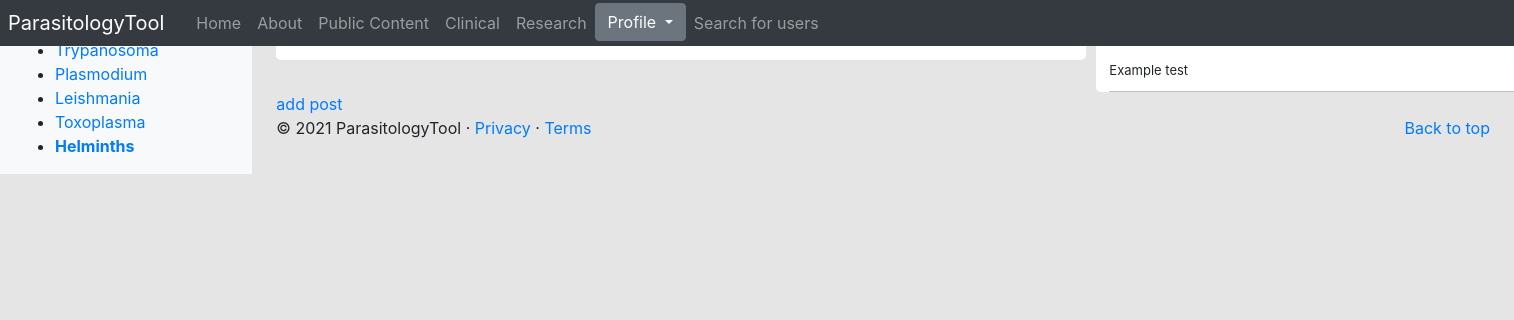
The app's page /parasitologyTool/research_portal/8/ (signed in), older data.
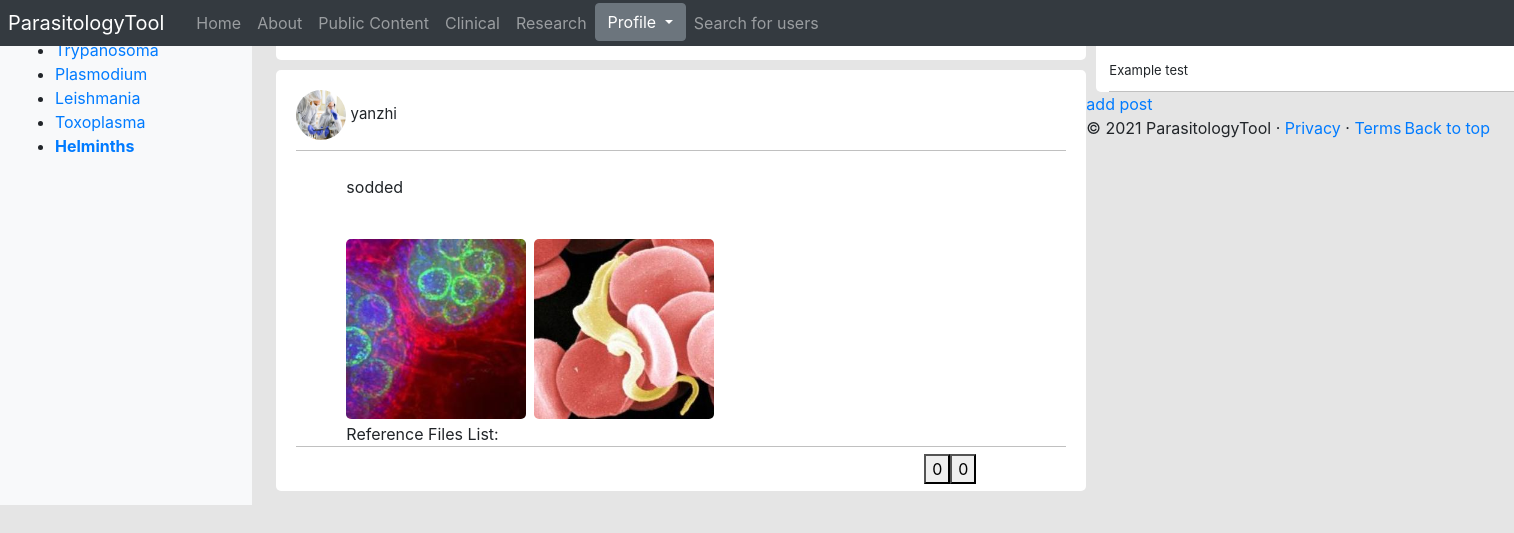
The same page, newer data.
### parasitologyTool/models.py (models this page shows, shortened)
class Parasite(models.Model):
	NAME_MAX_LENGTH = 128
	name = models.CharField(max_length=NAME_MAX_LENGTH, unique=True)
	views = models.IntegerField(default=0)
	picture = models.ImageField(upload_to='parasite_pic')
	intro = models.CharField(max_length=3000)

class ResearchPost(models.Model):
	title = models.CharField(max_length=100)
	content = models.TextField()
	parasite = models.ForeignKey(Parasite, on_delete=models.CASCADE, default=None)
	likes = models.ManyToManyField(User, blank=True, related_name="likes")
	dislikes = models.ManyToManyField(User, blank=True, related_name="dislikes")
	user = models.ForeignKey(UserProfile, on_delete=models.CASCADE, default=None)
	date_posted = models.DateTimeField(default=timezone.now)
	@property
	def images(self):
		return self.researchimage_set.all()
	@property
	def files(self):
		return self.researchfile_set.all()
	@property
	def model(self):
		return self.__class__.__name__
	class Meta:
		ordering = ['-date_posted',]

class UserProfile(models.Model):
	user = models.OneToOneField(User, on_delete=models.CASCADE)
	profile_picture = models.ImageField(upload_to="profile_pictures", default="profile_pictures/default_pic.png")
	ROLE_CHOICES = [
		('clinician', 'Clinician'),
		('researcher', 'Researcher'),
		('public', 'Public'),
		('admin', 'Admin'),
	]
	role = models.CharField(max_length=50, choices=ROLE_CHOICES, default='Public')
	@property
	def username(self):
		return self.user.username

class ResearchImage(models.Model):
	research_post = models.ForeignKey(ResearchPost, on_delete=models.CASCADE, default=None)
	image = models.ImageField(upload_to='clinical_pictures', default=None)

### parasitologyTool/views.py (the view)
# urls.py: path('research_portal/<int:parasite_id>/', views.research_parasite_page, name = 'research_parasite_page'),
@login_required
def research_parasite_page(request, parasite_id):
    context_dict = {}
    try:
        parasite = Parasite.objects.get(id=parasite_id)
        research_posts = parasite.researchpost_set.all()
    except Parasite.DoesNotExist:
        return not_found(request)
    context_dict['parasite'] = parasite
    context_dict['research_posts'] = research_posts
    return render(request, 'parasitologyTool/research_parasite_page.html', context=context_dict)

### parasitologyTool/templatetags/parasitologyTool_template_tags.py (called while the page is built)
@register.inclusion_tag('parasitologyTool/parasite_list.html')
def get_parasite_list(current_category=None):
	return {'parasites': Parasite.objects.all(),
	        'current_category':current_category}

### templates/parasitologyTool/research_parasite_page.html (shortened to what this page needs)
{% extends 'parasitologyTool/base.html' %}
{% load static %}
{% block body_block %}
<div class="box">
    <div class="top-text">
        <Strong>Welcome to the Research Parasite Page for {{ parasite.name }}</Strong>
    </div>
    <div>
        {% for post in research_posts %}
            <div class="a-box">
                <div class="a-s-box-author">
                    <img src="{% static 'images/researcher.jpeg' %}"
                                alt="picture of article" />  <stong>{{post.user.username}}</stong>
                </div>
                <div class="a-s-box-context">
                    <div class="item">
                        <div class="context">
                            {{ post.content|linebreaks|urlize }}
                        </div>
                    </div>
                    {% if post.images %}
                        {% for image in post.images %}
                            <a href="{{ MEDIA_URL }}{{ image.image }}"><img src="{{ MEDIA_URL }}{{ image.image }}"></a>
                        {% endfor %}
                    {% endif %}
                    <br>
                    Reference Files List:
                    <br>
                </div>
                <div class="a-s-box-bottom">
                </div>
                <div class="a-s-box-bottom">
                </div>
                <div class="a-s-box-bottom" style="width: 170px;">
                    {% if user.is_authenticated %}
                        <div style="float: right;">
                        <form class="ajax-form-like" id="like" method="POST" data-url="{% url 'parasitologyTool:like' post.model post.id %}">
                        <button type="submit"><span class="like-count">{{post.likes.all.count}}</span></button>
                        </form>
                        </div>
                        <div style="float:right;">
                        <form class="ajax-form-dislike" id='dislike' method="POST" data-url="{% url 'parasitologyTool:dislike' post.model post.id %}">
                        <button type="submit"><span class="dislike-count"> {{post.dislikes.all.count}} </span></button>
                        </form>
                        </div>
                    {% endif %}
                </div>
                <br>
            </div>
        {% endfor %}
    </div>
</div>
<div class="rside">
      <p><strong>Most Pupular Post</strong></p>
      <div class="rside-box">
      Example test
      </div>
</div>
    <div>
        <a href="{% url 'parasitologyTool:add_research_post' parasite.id %}">add post</a>
    </div>
{% endblock %}

### templates/parasitologyTool/base.html (shortened to what this page needs)
<!DOCTYPE html>
{% load static %}
{% load parasitologyTool_template_tags %}
<html lang="en">
    <head>
    <link href="https://getbootstrap.com/docs/4.2/dist/css/bootstrap.min.css" rel="stylesheet">
    <link href="https://getbootstrap.com/docs/4.2/examples/dashboard/dashboard.css" rel="stylesheet">
    </head>
    <body>
        <header>
            <nav class="navbar navbar-expand-md navbar-dark fixed-top bg-dark p-0">
                <a class="navbar-brand p-2" href="{% url 'parasitologyTool:index' %}">ParasitologyTool</a>
                <div class="collapse navbar-collapse" id="navbarCollapse">
                    <ul class="navbar-nav mr-auto">
                        <li class="nav-item"><a class="nav-link" href="{% url 'parasitologyTool:index' %}">Home</a></li>
                        <li class="nav-item "><a class="nav-link" href="{% url 'parasitologyTool:about' %}">About</a></li>
                        <li class="nav-item "><a class="nav-link" href="{% url 'parasitologyTool:public_content' %}">Public Content</a></li>
                        {% if user.is_authenticated %}
                        <li class="nav-item"><a class="nav-link" href="{% url 'parasitologyTool:clinical_portal' %}">Clinical</a></li>
                        <li class="nav-item"><a class="nav-link" href="{% url 'parasitologyTool:research_portal' %}">Research</a></li>
                        <li class="nav-item">
                            <div class="dropdown">
                              <button class="btn btn-secondary dropdown-toggle" type="button" id="dropdownMenuButton" data-toggle="dropdown" aria-haspopup="true" aria-expanded="false">
                                Profile
                              </button>
                            </div>
                        </li>
                        {% else %}
                        <li class="nav-item"><a class="nav-link" href="{% url 'parasitologyTool:register' %}">Register Here</a></li>
                        <li class="nav-item"><a class="nav-link" href="{% url 'parasitologyTool:login' %}">Login</a></li>
                        {% endif %}
                        <li class="nav-item"><a class="nav-link" href="{% url 'parasitologyTool:search_page' %}">Search for users</a> </li>
                    </ul>
                </div>
            </nav>
        </header>
        <div class="container-fluid">
            <div class="row">
                {% block sidebar_block %}
                <nav class="col-md-2 d-none d-md-block bg-light sidebar">
                    <div class="w-75 ml-3">
                    </div>
                    <div class="sidebar-sticky" id="parasite-listing">
                        {% get_parasite_list parasite %}
                    </div>
                </nav>
                {% endblock %}
                <main role="main" class="col-md-9  ml-sm-auto col-lg-10 px-4">
                    {% block body_block %}{% endblock %}
                    <footer>
                        <p class="float-right"><a href="#">Back to top</a></p>
                        <p>&copy; 2021 ParasitologyTool &middot; <a href="#">Privacy</a> &middot; <a href="#">Terms</a></p>
                    </footer>
                </main>
            </div>
        </div>
    </body>
</html>

### templates/parasitologyTool/parasite_list.html
{% if parasites %}
    <ul>
    {% for p in parasites %}
        {% if p == current_category %}
            <li><strong><a href="{% url 'parasitologyTool:goto' %}?parasite_id={{ p.id }}">{{ p.name }}</a></strong></li>
        {% else %}
            <li><a href="{% url 'parasitologyTool:goto' %}?parasite_id={{ p.id }}">{{ p.name }}</a></li>
        {% endif %}
    {% endfor %}
    </ul>
{% else %}
    <strong>No parasites</strong>
{% endif %}

### templates/parasitologyTool/research_parasite_page.html (style rules this page uses)
body { background: #E5E5E5; }
.top-text { background: white; border-radius: 5px; padding: 15px; margin-bottom: 10px; font-size: 20px; width: 810px; }
.box { float: left; }
.a-box { background: white; padding: 20px; border-radius: 5px; width: 810px; margin-bottom: -10px; }
.a-s-box-author img { float: initial; width: 50px; height: 50px; border-radius: 50%; }
.a-s-box-author { font-size: 15px; padding-bottom: 10px; border-bottom: solid 0.5px silver; }
.a-s-box-context { padding-left: 50px; border-bottom: solid 0.5px silver; }
.a-s-box-context img { width: 180px; height: 180px; margin-right: 3px; margin-bottom: 3px; border-radius: 5px; object-fit: cover; }
.a-s-box-bottom { width: 255px; text-align: center; float: left; padding-top: 7px; }
.rside { width: 460px; margin-left: 820px; background: white; border-radius: 5px; }
.rside-box { margin-left: 13px; margin-right: 13px; border-bottom: solid 0.5px silver; padding-bottom: 10px; font-size: 13px; }
.rside p { font-size: 20px; padding: 7px; border-bottom: solid 0.5px silver; }
.context { white-space: pre-line; }

Row changes from the older to the newer data that the page shows:
added ResearchPost: user.username "yanzhi", content "sodded", likes.all.count "0", dislikes.all.count "0"
added ResearchImage: image (picture)
added ResearchImage: image (picture)
